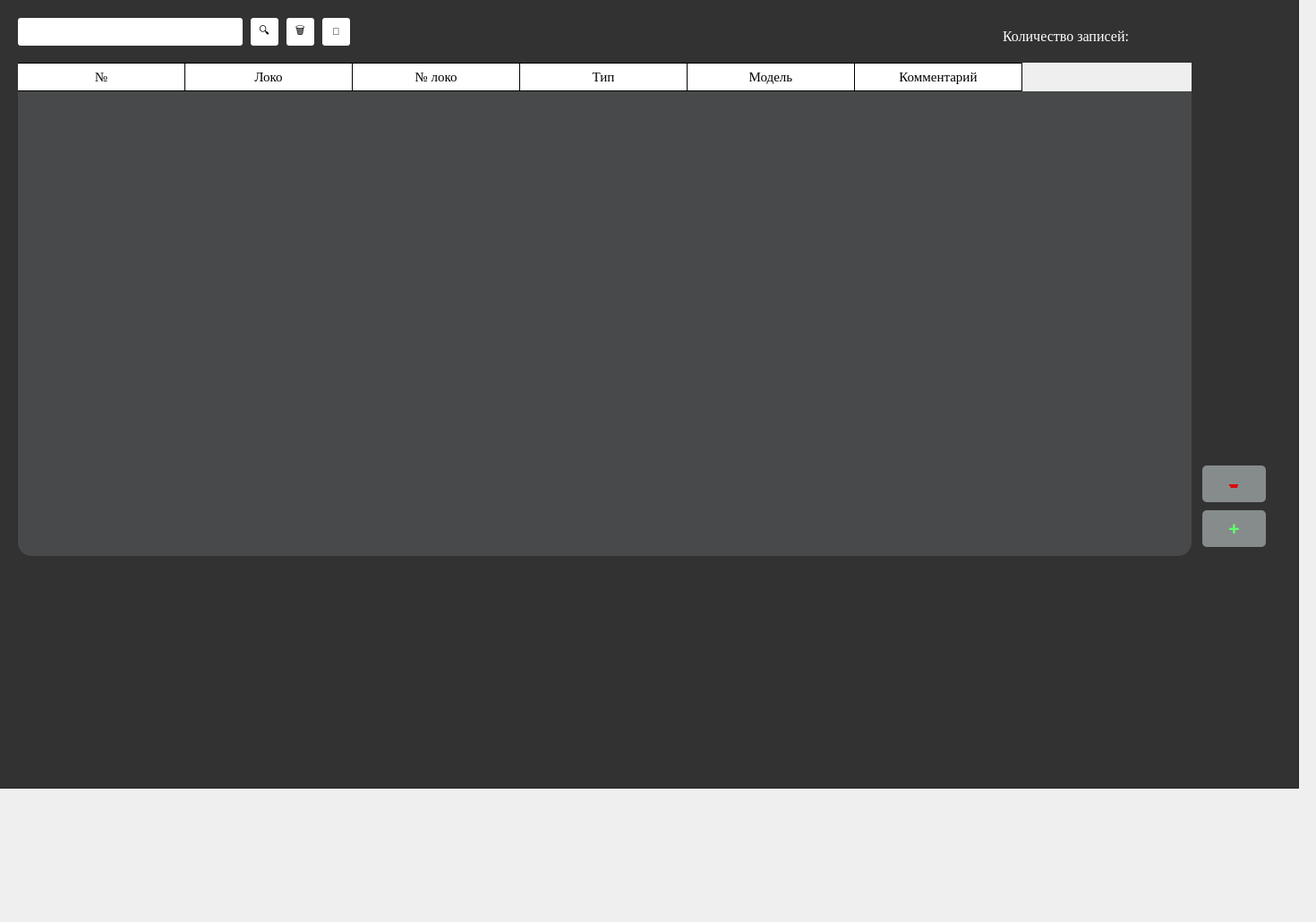
      <widget class="QWidget" name="tab_17">
       <attribute name="title">
        <string>Система 5</string>
       </attribute>
       <widget class="QLineEdit" name="lineEdit_14">
        <property name="geometry">
         <rect>
          <x>20</x>
          <y>20</y>
          <width>251</width>
          <height>31</height>
         </rect>
        </property>
        <property name="styleSheet">
         <string notr="true">QLineEdit {
background-color: rgb(255, 255, 255);
border-radius: 3px;}</string>
        </property>
       </widget>
       <widget class="QPushButton" name="pushButton_46">
        <property name="geometry">
         <rect>
          <x>280</x>
          <y>20</y>
          <width>31</width>
          <height>31</height>
         </rect>
        </property>
        <property name="styleSheet">
         <string notr="true">QPushButton {
	background-color: rgb(255, 255, 255);
	border-radius: 3px;
	color:rgb(0, 0, 0)}
QPushButton:hover {
	background-color: rgb(229, 229, 229);
	color:rgb(0, 0, 0)}
QPushButton:pressed {
	background-color: rgb(255, 255, 255);}</string>
        </property>
        <property name="text">
         <string>🔍</string>
        </property>
        <property name="icon">
         <iconset>
          <normaloff>sql_maket/Search.PNG</normaloff>sql_maket/Search.PNG</iconset>
        </property>
        <property name="iconSize">
         <size>
          <width>30</width>
          <height>30</height>
         </size>
        </property>
        <property name="checkable">
         <bool>true</bool>
        </property>
        <property name="checked">
         <bool>true</bool>
        </property>
       </widget>
       <widget class="QPushButton" name="pushButton_52">
        <property name="geometry">
         <rect>
          <x>320</x>
          <y>20</y>
          <width>31</width>
          <height>31</height>
         </rect>
        </property>
        <property name="styleSheet">
         <string notr="true">QPushButton {
	background-color: rgb(255, 255, 255);
	border-radius: 3px;
	color:rgb(0, 0, 0)}
QPushButton:hover {
	background-color: rgb(229, 229, 229);
	color:rgb(0, 0, 0)}
QPushButton:pressed {
	background-color: rgb(255, 255, 255);}</string>
        </property>
        <property name="text">
         <string>🗑</string>
        </property>
        <property name="icon">
         <iconset>
          <normaloff>sql_maket/musor.PNG</normaloff>sql_maket/musor.PNG</iconset>
        </property>
        <property name="iconSize">
         <size>
          <width>30</width>
          <height>30</height>
         </size>
        </property>
        <property name="checkable">
         <bool>true</bool>
        </property>
        <property name="checked">
         <bool>true</bool>
        </property>
       </widget>
       <widget class="QLabel" name="label_14">
        <property name="geometry">
         <rect>
          <x>1120</x>
          <y>30</y>
          <width>321</width>
          <height>20</height>
         </rect>
        </property>
        <property name="font">
         <font>
          <family>Times New Roman</family>
          <pointsize>12</pointsize>
         </font>
        </property>
        <property name="styleSheet">
         <string notr="true">QLabel {
	color: rgb(255, 255, 255);}</string>
        </property>
        <property name="text">
         <string>Количество записей:</string>
        </property>
       </widget>
       <widget class="QPushButton" name="pushButton_61">
        <property name="geometry">
         <rect>
          <x>1343</x>
          <y>520</y>
          <width>71</width>
          <height>41</height>
         </rect>
        </property>
        <property name="sizePolicy">
         <sizepolicy hsizetype="Minimum" vsizetype="Fixed">
          <horstretch>0</horstretch>
          <verstretch>0</verstretch>
         </sizepolicy>
        </property>
        <property name="font">
         <font>
          <pointsize>24</pointsize>
          <underline>false</underline>
          <strikeout>true</strikeout>
         </font>
        </property>
        <property name="styleSheet">
         <string notr="true">QPushButton {
	background-color: rgb(134, 140, 140);
	border-radius: 5px;
	color: rgb(222, 6, 10);
}
QPushButton:hover {
	background-color: rgb(122, 122, 122);
	color: rgb(222, 6, 10)}
QPushButton:pressed {
	background-color: rgb(134, 140, 140);}</string>
        </property>
        <property name="text">
         <string>-</string>
        </property>
       </widget>
       <widget class="QPushButton" name="pushButton_62">
        <property name="geometry">
         <rect>
          <x>1343</x>
          <y>570</y>
          <width>71</width>
          <height>41</height>
         </rect>
        </property>
        <property name="sizePolicy">
         <sizepolicy hsizetype="Minimum" vsizetype="Fixed">
          <horstretch>0</horstretch>
          <verstretch>0</verstretch>
         </sizepolicy>
        </property>
        <property name="font">
         <font>
          <pointsize>16</pointsize>
          <weight>75</weight>
          <italic>false</italic>
          <bold>true</bold>
          <underline>false</underline>
          <strikeout>false</strikeout>
         </font>
        </property>
        <property name="styleSheet">
         <string notr="true">QPushButton {
	background-color: rgb(134, 140, 140);
	border-radius: 5px;
	color: rgb(97, 255, 107);
}
QPushButton:hover {
	background-color: rgb(122, 122, 122);
	color: rgb(97, 255, 107)}
QPushButton:pressed {
	background-color: rgb(134, 140, 140);}</string>
        </property>
        <property name="text">
         <string>+</string>
        </property>
        <property name="checkable">
         <bool>false</bool>
        </property>
        <property name="autoRepeat">
         <bool>false</bool>
        </property>
        <property name="autoExclusive">
         <bool>false</bool>
        </property>
       </widget>
       <widget class="QTableWidget" name="tableWidget_14">
        <property name="geometry">
         <rect>
          <x>20</x>
          <y>70</y>
          <width>1311</width>
          <height>551</height>
         </rect>
        </property>
        <property name="font">
         <font>
          <family>Times New Roman</family>
          <pointsize>11</pointsize>
          <weight>50</weight>
          <bold>false</bold>
         </font>
        </property>
        <property name="styleSheet">
         <string notr="true">QTableWidget {
border-radius: 15px;
background-color: rgb(72, 73, 74)}

QHeaderView::section {
    background-color: rgb(255, 255, 255);
    padding: 4px;
    font-size: 11pt;
	font-family: Times New Roman;
    border-bottom: 1px solid rgb(0, 0, 0);
    border-right: 1px solid rgb(0, 0, 0);
}

QHeaderView::section:horizontal
{
    border-top: 1px solid rgb(0, 0, 0);
}

QHeaderView::section:vertical
{
    border-left: 1px solid rgb(0, 0, 0);
}

QTableWidget::item {
	background-color: rgb(255, 255, 255);
}
QTableWidget::item:selected {
	background-color: rgb(170, 255, 255);
	color:rgb(0, 0, 0);
}</string>
        </property>
        <property name="textElideMode">
         <enum>Qt::ElideMiddle</enum>
        </property>
        <attribute name="horizontalHeaderDefaultSectionSize">
         <number>187</number>
        </attribute>
        <attribute name="horizontalHeaderHighlightSections">
         <bool>false</bool>
        </attribute>
        <attribute name="verticalHeaderVisible">
         <bool>false</bool>
        </attribute>
        <column>
         <property name="text">
          <string>№</string>
         </property>
        </column>
        <column>
         <property name="text">
          <string>Локо</string>
         </property>
        </column>
        <column>
         <property name="text">
          <string>№ локо</string>
         </property>
        </column>
        <column>
         <property name="text">
          <string>Тип</string>
         </property>
        </column>
        <column>
         <property name="text">
          <string>Модель</string>
         </property>
        </column>
        <column>
         <property name="text">
          <string>Комментарий</string>
         </property>
        </column>
       </widget>
       <widget class="QFrame" name="frame_19">
        <property name="geometry">
         <rect>
          <x>-10</x>
          <y>-140</y>
          <width>1461</width>
          <height>1021</height>
         </rect>
        </property>
        <property name="styleSheet">
         <string notr="true">
background-color: rgb(50, 50, 50);</string>
        </property>
        <property name="frameShape">
         <enum>QFrame::StyledPanel</enum>
        </property>
        <property name="frameShadow">
         <enum>QFrame::Raised</enum>
        </property>
        <widget class="QPushButton" name="pushButton_save_7">
         <property name="geometry">
          <rect>
           <x>370</x>
           <y>160</y>
           <width>31</width>
           <height>31</height>
          </rect>
         </property>
         <property name="font">
          <font>
           <pointsize>8</pointsize>
          </font>
         </property>
         <property name="styleSheet">
          <string notr="true">QPushButton {
	background-color: rgb(255, 255, 255);
	border-radius: 3px;
	color:rgb(0, 0, 0)}
QPushButton:hover {
	background-color: rgb(229, 229, 229);
	color:rgb(0, 0, 0)}
QPushButton:pressed {
	background-color: rgb(255, 255, 255);}</string>
         </property>
         <property name="text">
          <string>💾</string>
         </property>
         <property name="icon">
          <iconset>
           <normaloff>sql_maket/save.PNG</normaloff>sql_maket/save.PNG</iconset>
         </property>
         <property name="iconSize">
          <size>
           <width>30</width>
           <height>30</height>
          </size>
         </property>
         <property name="checkable">
          <bool>true</bool>
         </property>
         <property name="checked">
          <bool>true</bool>
         </property>
         <property name="autoDefault">
          <bool>false</bool>
         </property>
         <property name="default">
          <bool>false</bool>
         </property>
         <property name="flat">
          <bool>false</bool>
         </property>
        </widget>
       </widget>
       <zorder>frame_19</zorder>
       <zorder>lineEdit_14</zorder>
       <zorder>pushButton_46</zorder>
       <zorder>pushButton_52</zorder>
       <zorder>label_14</zorder>
       <zorder>pushButton_61</zorder>
       <zorder>tableWidget_14</zorder>
       <zorder>pushButton_62</zorder>
      </widget>
